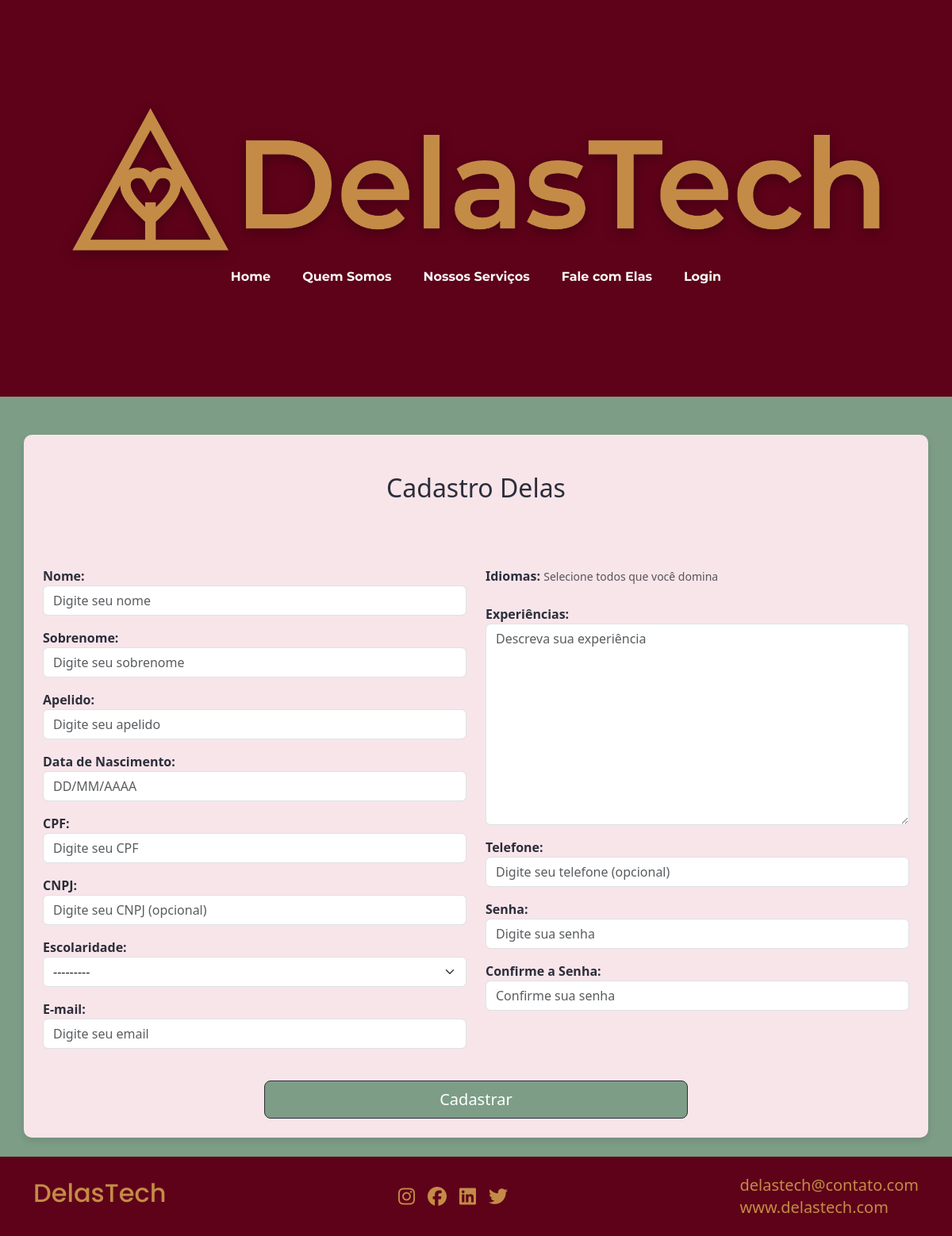
/elas/novadela/, run on an earlier commit of the app's database.
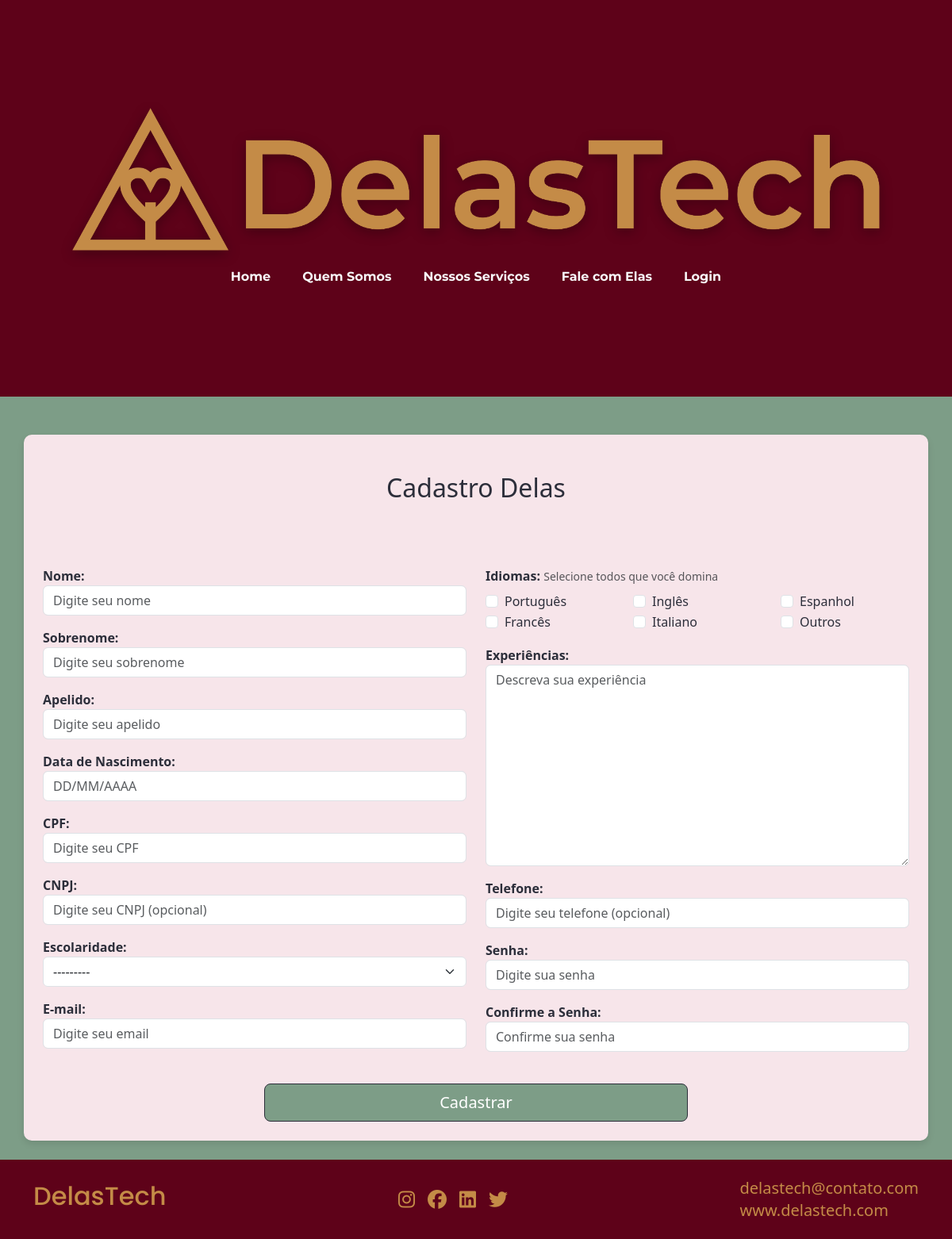
And on a later commit of the database.
### usuaria/models.py (models this page shows)
class Idioma(models.Model):
    nome = models.CharField(max_length=50, unique=True)
    def __str__(self):
        return self.nome

### usuaria/views.py (the view, shortened to what this page needs)
# urls.py: path('novadela/', CadastroUs.as_view(), name="nova_user"),
class CadastroUs(CreateView):
    model = Usuaria
    form_class = FormUsuaria
    template_name = 'usuaria/novausuaria.html'
    def get_context_data(self, **kwargs):
        context = super().get_context_data(**kwargs)
        context['pagina'] = 'Cadastro Delas | DelasTech'
        context['titulo'] = 'Cadastro Delas'
        context['botao'] = 'Cadastrar'
        return context

### templates/usuaria/novausuaria.html (shortened to what the changed rows need)
{% extends 'base.html' %}
{% block content %}
<section class="container mt-5" style="background-color: #f7e5ea; border-radius: 10px; box-shadow: 0 4px 8px rgba(0, 0, 0, 0.1); color: #2c2e3a;">
    <section class="container p-5 m5 d-flex align-items-center justify-content-center">
        <div class="text-center mb-4">
            <h2>{{ titulo }}</h2>
        </div>
    </section>
    <section class="container">
        <form action="" method="post" class="needs-validation" novalidate>
            <div class="row justify-content-center">
                <div class="col-md-6">
                    <div class="form-group mb-3">
                        <div class="row mt-2">
                            {% for checkbox in form.idiomas %}
                                <div class="col-md-4">
                                    <div class="form-check">
                                        {{ checkbox.tag }}
                                        <label class="form-check-label">{{ checkbox.choice_label }}</label>
                                    </div>
                                </div>
                            {% endfor %}
                        </div>
                    </div>
                </div>
            </div>
        </form>
    </section>
</section>
{% endblock %}

What changed in the data, as far as the page shows it:
added Idioma: choice_label "Português"
added Idioma: choice_label "Inglês"
added Idioma: choice_label "Espanhol"
added Idioma: choice_label "Francês"
added Idioma: choice_label "Italiano"
added Idioma: choice_label "Outros"
